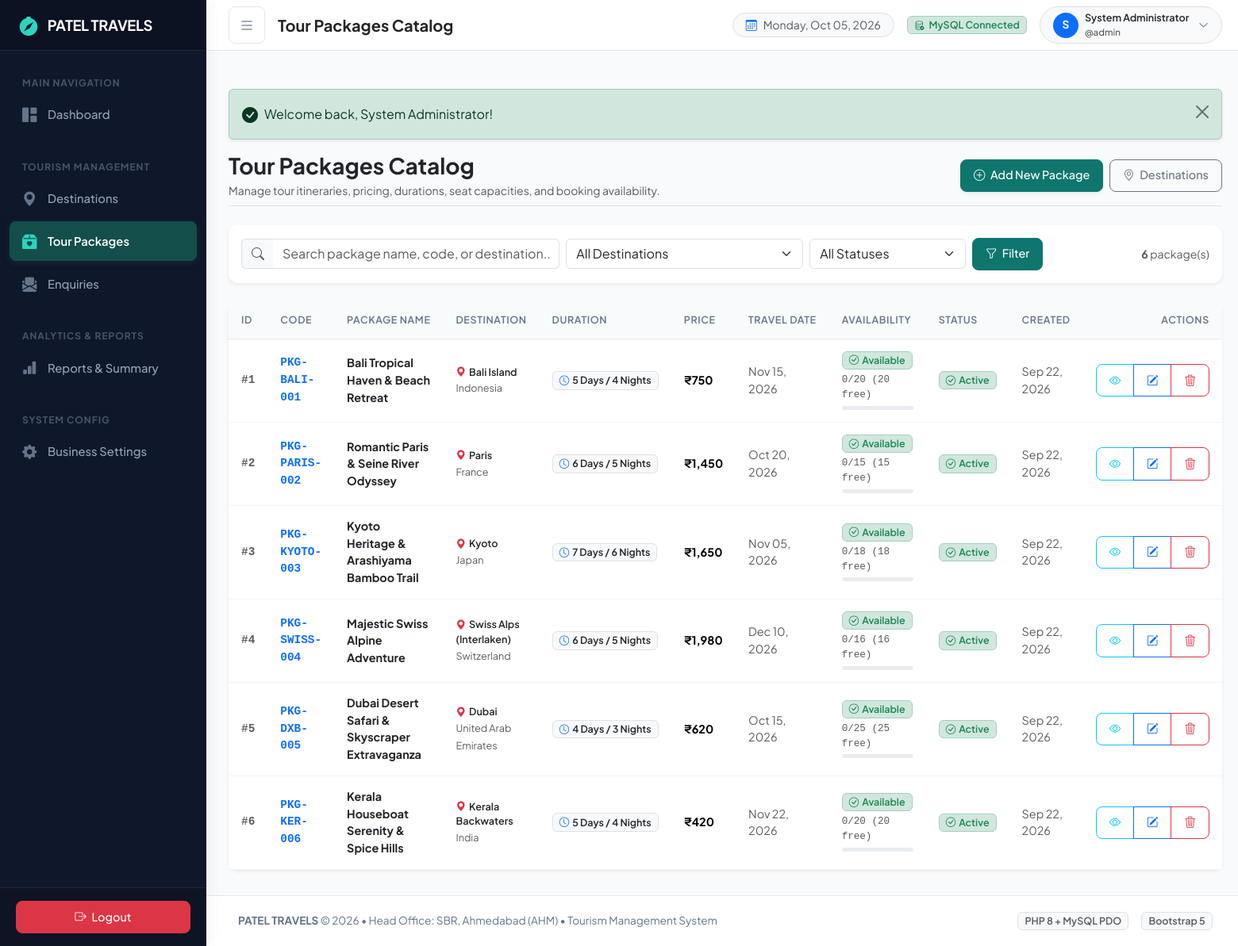
/admin/packages/index.php (signed in), run on an earlier commit of the app's database.
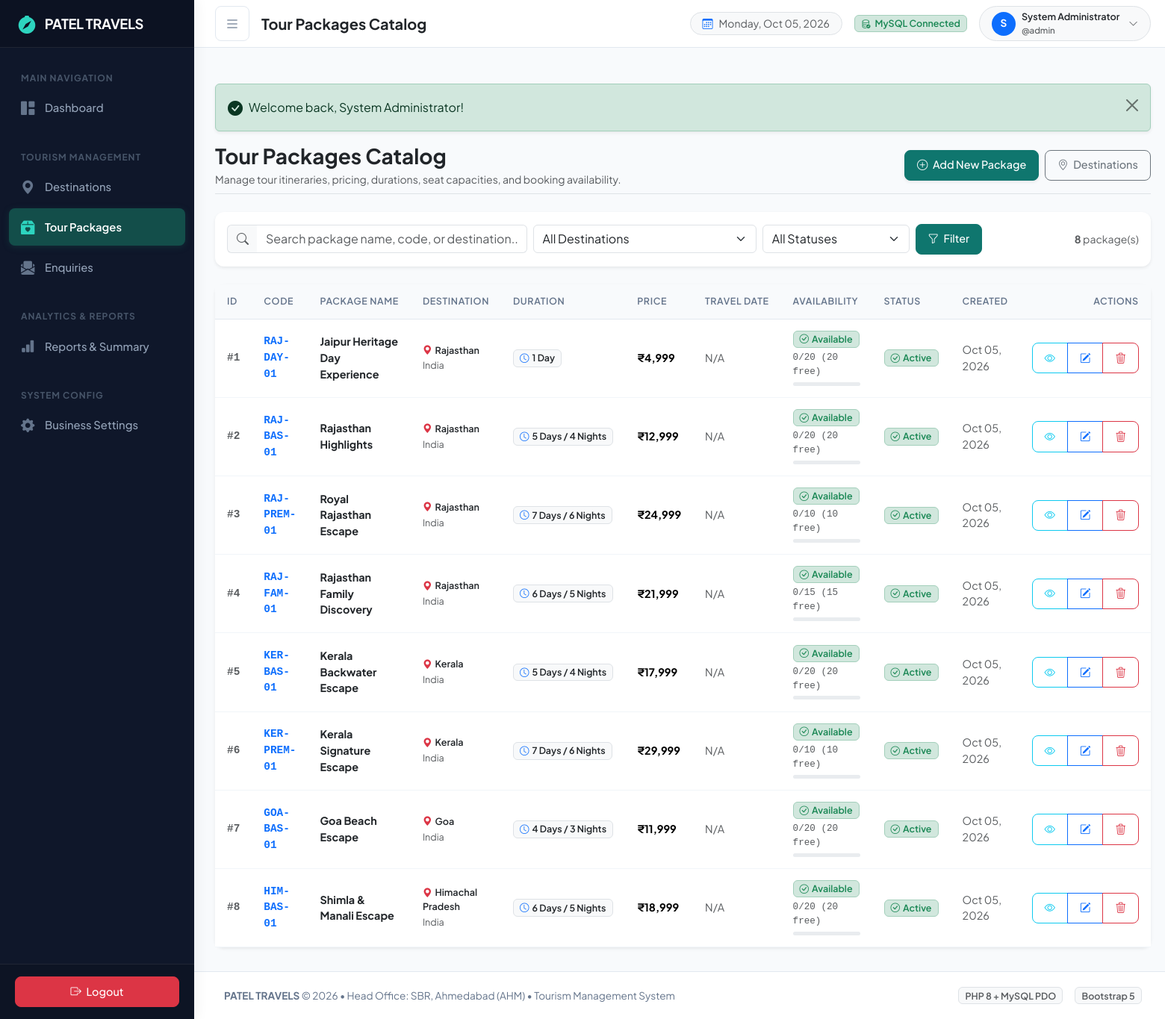
And on a later commit of the database.
### tables this page shows
CREATE TABLE `packages` (
  `package_id` int(11) NOT NULL AUTO_INCREMENT,
  `package_code` varchar(50) NOT NULL,
  `package_name` varchar(150) NOT NULL,
  `slug` varchar(150) DEFAULT NULL,
  `seo_title` varchar(255) DEFAULT NULL,
  `seo_description` text DEFAULT NULL,
  `best_time` varchar(150) DEFAULT NULL,
  `destination_id` int(11) NOT NULL,
  `plan_type` varchar(50) DEFAULT 'Custom',
  `duration` varchar(50) NOT NULL,
  `duration_days` int(11) DEFAULT 0,
  `price` decimal(10,2) NOT NULL,
  `price_type` varchar(50) DEFAULT 'Per Person',
  `price_note` varchar(255) DEFAULT 'Final quote depends on dates, accommodation, group size and selected services.',
  `maximum_capacity` int(11) NOT NULL DEFAULT 20,
  `travel_date` date DEFAULT NULL,
  `description` text DEFAULT NULL,
  `included_services` text DEFAULT NULL,
  `excluded_services` text DEFAULT NULL,
  `image` varchar(255) DEFAULT NULL,
  `featured` tinyint(1) DEFAULT 0,
  `display_order` int(11) DEFAULT 0,
  `status` enum('active','inactive','sold_out') DEFAULT 'active',
  `created_at` datetime DEFAULT current_timestamp(),
  `updated_at` datetime DEFAULT current_timestamp() ON UPDATE current_timestamp(),
  PRIMARY KEY (`package_id`),
  UNIQUE KEY `package_code` (`package_code`),
  KEY `idx_package_destination` (`destination_id`),
  KEY `idx_package_status` (`status`),
  CONSTRAINT `fk_packages_destination` FOREIGN KEY (`destination_id`) REFERENCES `destinations` (`destination_id`) ON UPDATE CASCADE
);

CREATE TABLE `destinations` (
  `destination_id` int(11) NOT NULL AUTO_INCREMENT,
  `destination_name` varchar(100) NOT NULL,
  `slug` varchar(150) DEFAULT NULL,
  `seo_title` varchar(255) DEFAULT NULL,
  `seo_description` text DEFAULT NULL,
  `country` varchar(100) NOT NULL,
  `state` varchar(100) DEFAULT NULL,
  `description` text DEFAULT NULL,
  `best_season` varchar(150) DEFAULT NULL,
  `image` varchar(255) DEFAULT NULL,
  `featured` tinyint(1) DEFAULT 0,
  `status` enum('active','inactive') DEFAULT 'active',
  `created_at` datetime DEFAULT current_timestamp(),
  `updated_at` datetime DEFAULT current_timestamp() ON UPDATE current_timestamp(),
  PRIMARY KEY (`destination_id`),
  KEY `idx_destination_status` (`status`)
);

### admin/packages/index.php (the view, shortened to what the rows shown need)
<?php
require_once __DIR__ . '/../../includes/auth.php';
$pdo = getDBConnection();
$sql = '
    SELECT p.package_id, p.package_code, p.package_name, p.destination_id, p.duration, p.price,
           p.maximum_capacity, p.travel_date, p.description, p.included_services, p.excluded_services,
           p.image, p.status, p.created_at,
           d.destination_name, d.country,
           COALESCE(SUM(CASE WHEN e.status IN ("quoted", "confirmed") THEN e.travellers ELSE 0 END), 0) AS booked_count,
           (SELECT COUNT(*) FROM enquiries e2 WHERE e2.package_id = p.package_id) AS total_reservations
    FROM packages p
    INNER JOIN destinations d ON p.destination_id = d.destination_id
    LEFT JOIN enquiries e ON p.package_id = e.package_id
    WHERE 1=1
';
$params = [];
$sql .= ' GROUP BY p.package_id, p.package_code, p.package_name, p.destination_id, p.duration, p.price,
                   p.maximum_capacity, p.travel_date, p.description, p.included_services, p.excluded_services,
                   p.image, p.status, p.created_at, d.destination_name, d.country
          ORDER BY p.created_at DESC';
$stmt = $pdo->prepare($sql);
$stmt->execute($params);
$packages = $stmt->fetchAll();
require_once __DIR__ . '/../../includes/header.php';
require_once __DIR__ . '/../../includes/navbar.php';
?>
<div class="container-fluid p-0">
    <div class="card border-0 shadow-sm">
        <div class="table-responsive">
            <table class="table table-hover align-middle mb-0">
                <thead>
                    <tr>
                        <th style="width: 60px;">ID</th>
                        <th>Code</th>
                        <th>Package Name</th>
                        <th>Destination</th>
                        <th>Duration</th>
                        <th>Price</th>
                        <th>Travel Date</th>
                        <th>Availability</th>
                        <th>Status</th>
                        <th class="small">Created</th>
                        <th class="text-end" style="min-width: 140px;">Actions</th>
                    </tr>
                </thead>
                <tbody>
                    <?php if (empty($packages)): ?>
                        <tr>
                            <td colspan="11" class="text-center py-5 text-muted">
                                <i class="bi bi-box2-heart fs-1 d-block mb-2 text-muted"></i>
                                <h6 class="fw-bold text-dark">No Tour Packages Found</h6>
                                <p class="small text-muted mb-3">No packages match your search or filter criteria.</p>
                                <a href="<?= url('admin/packages/create.php') ?>" class="btn btn-sm btn-primary">
                                    <i class="bi bi-plus-lg me-1"></i> Add Package Now
                                </a>
                            </td>
                        </tr>
                    <?php else: ?>
                        <?php foreach ($packages as $pkg): ?>
                            <?php
                            $pkgId = (int)$pkg['package_id'];
                            $capacity = (int)$pkg['maximum_capacity'];
                            $booked = (int)$pkg['booked_count'];
                            $available = max(0, $capacity - $booked);
                            $fillRate = $capacity > 0 ? min(100, round(($booked / $capacity) * 100)) : 0;
                            $resCount = (int)$pkg['total_reservations'];
                            if ($available <= 0) {
                                $availLabel = '<span class="badge bg-danger-subtle text-danger border border-danger-subtle px-2 py-1"><i class="bi bi-x-circle me-1"></i>Sold Out</span>';
                            } elseif ($fillRate >= 50) {
                                $availLabel = '<span class="badge bg-warning-subtle text-warning-emphasis border border-warning-subtle px-2 py-1"><i class="bi bi-exclamation-triangle me-1"></i>Limited</span>';
                            } else {
                                $availLabel = '<span class="badge bg-success-subtle text-success border border-success-subtle px-2 py-1"><i class="bi bi-check-circle me-1"></i>Available</span>';
                            }
                            ?>
                            <tr>
                                <td class="fw-bold font-monospace text-muted small">#<?= $pkgId ?></td>
                                <td class="font-monospace fw-bold text-primary small">
                                    <a href="<?= url('admin/packages/view.php?id=' . $pkgId) ?>" class="text-decoration-none">
                                        <?= htmlspecialchars($pkg['package_code'], ENT_QUOTES, 'UTF-8') ?>
                                    </a>
                                </td>
                                <td>
                                    <a href="<?= url('admin/packages/view.php?id=' . $pkgId) ?>" class="fw-bold text-dark text-decoration-none">
                                        <?= htmlspecialchars($pkg['package_name'], ENT_QUOTES, 'UTF-8') ?>
                                    </a>
                                </td>
                                <td>
                                    <div class="fw-semibold small text-dark">
                                        <i class="bi bi-geo-alt-fill text-danger me-1"></i><?= htmlspecialchars($pkg['destination_name'], ENT_QUOTES, 'UTF-8') ?>
                                    </div>
                                    <span class="text-muted small"><?= htmlspecialchars($pkg['country'], ENT_QUOTES, 'UTF-8') ?></span>
                                </td>
                                <td>
                                    <span class="badge bg-light text-dark border">
                                        <i class="bi bi-clock me-1 text-primary"></i><?= htmlspecialchars($pkg['duration'], ENT_QUOTES, 'UTF-8') ?>
                                    </span>
                                </td>
                                <td class="fw-bold"><?= format_currency($pkg['price']) ?></td>
                                <td class="small text-muted"><?= format_date($pkg['travel_date']) ?></td>
                                <td>
                                    <div class="mb-1"><?= $availLabel ?></div>
                                    <div class="small text-muted font-monospace"><?= $booked ?>/<?= $capacity ?> <span class="text-muted">(<?= $available ?> free)</span></div>
                                    <div class="progress mt-1" style="height: 5px; width: 90px;">
                                    </div>
                                </td>
                                <td><?= get_status_badge($pkg['status']) ?></td>
                                <td class="small text-muted"><?= format_date($pkg['created_at']) ?></td>
                                <td class="text-end">
                                    <div class="btn-group btn-group-sm" role="group">
                                        <a href="<?= url('admin/packages/view.php?id=' . $pkgId) ?>"
                                           class="btn btn-outline-info" title="View Details">
                                            <i class="bi bi-eye"></i>
                                        </a>
                                        <a href="<?= url('admin/packages/edit.php?id=' . $pkgId) ?>"
                                           class="btn btn-outline-primary" title="Edit Package">
                                            <i class="bi bi-pencil-square"></i>
                                        </a>
                                        <button type="button"
                                                class="btn btn-outline-danger btn-delete-package"
                                                data-bs-toggle="modal"
                                                data-bs-target="#deletePackageModal"
                                                data-id="<?= $pkgId ?>"
                                                data-name="<?= htmlspecialchars($pkg['package_name'], ENT_QUOTES, 'UTF-8') ?>"
                                                data-code="<?= htmlspecialchars($pkg['package_code'], ENT_QUOTES, 'UTF-8') ?>"
                                                data-reservations="<?= $resCount ?>"
                                                title="Delete or Deactivate Package">
                                            <i class="bi bi-trash3"></i>
                                        </button>
                                    </div>
                                </td>
                            </tr>
                        <?php endforeach; ?>
                    <?php endif; ?>
                </tbody>
            </table>
        </div>
    </div>
</div>
<?php
require_once __DIR__ . '/../../includes/footer.php';
?>

### includes/auth.php (shortened to what the rows shown need)
<?php
function url(string $path = ''): string
{
    $cleanPath = ltrim($path, '/');
    return BASE_PATH . '/' . $cleanPath;
}
function format_currency(float|int|string $amount): string
{
    $amount = (float)$amount;
    $isNegative = $amount < 0;
    $amount = abs($amount);
    $parts = explode('.', number_format($amount, 2, '.', ''));
    $whole = $parts[0];
    $fraction = $parts[1];
    $last3 = substr($whole, -3);
    $rest = substr($whole, 0, -3);
    if ($rest != '') {
        $rest = preg_replace('/\B(?=(\d{2})+(?!\d))/', ',', $rest) . ',';
    }
    $formatted = $rest . $last3;
    if ($fraction === '00') {
        return '₹' . $formatted;
    }
    return '₹' . $formatted . '.' . $fraction;
}
function format_date(?string $dateStr, string $format = 'M d, Y'): string
{
    if (empty($dateStr)) {
        return 'N/A';
    }
    $timestamp = strtotime($dateStr);
    return $timestamp ? date($format, $timestamp) : 'N/A';
}
function get_status_badge(string $status): string
{
    $statusLower = strtolower(trim($status));
    return match ($statusLower) {
        'confirmed', 'active' => '<span class="badge bg-success-subtle text-success border border-success-subtle px-2 py-1"><i class="bi bi-check-circle me-1"></i>' . ucfirst($statusLower) . '</span>',
        'pending'             => '<span class="badge bg-warning-subtle text-warning-emphasis border border-warning-subtle px-2 py-1"><i class="bi bi-clock-history me-1"></i>' . ucfirst($statusLower) . '</span>',
        'cancelled', 'inactive' => '<span class="badge bg-danger-subtle text-danger border border-danger-subtle px-2 py-1"><i class="bi bi-x-circle me-1"></i>' . ucfirst($statusLower) . '</span>',
        'sold_out'            => '<span class="badge bg-secondary-subtle text-secondary border border-secondary-subtle px-2 py-1"><i class="bi bi-slash-circle me-1"></i>Sold Out</span>',
        default               => '<span class="badge bg-light text-dark border px-2 py-1">' . htmlspecialchars(ucfirst($status), ENT_QUOTES, 'UTF-8') . '</span>',
    };
}

What changed in the data, as far as the page shows it:
changed packages id 1: package_code "PKG-BALI-001" → "RAJ-DAY-01"; package_name "Bali Tropical Haven & Beach Retreat" → "Jaipur Heritage Day Experience"; destination.destination_name "Bali Island" → "Rajasthan"; destination.country "Indonesia" → "India"; duration "5 Days / 4 Nights" → "1 Day"; price "₹750" → "₹4,999"; travel_date "Nov 15, 2026" → "N/A"; created_at "Sep 22, 2026" → "Oct 05, 2026"
changed packages id 2: package_code "PKG-PARIS-002" → "RAJ-BAS-01"; package_name "Romantic Paris & Seine River Odyssey" → "Rajasthan Highlights"; destination.destination_name "Paris" → "Rajasthan"; destination.country "France" → "India"; duration "6 Days / 5 Nights" → "5 Days / 4 Nights"; price "₹1,450" → "₹12,999"; travel_date "Oct 20, 2026" → "N/A"; maximum_capacity "15" → "20"; created_at "Sep 22, 2026" → "Oct 05, 2026"
changed packages id 3: package_code "PKG-KYOTO-003" → "RAJ-PREM-01"; package_name "Kyoto Heritage & Arashiyama Bamboo Trail" → "Royal Rajasthan Escape"; destination.destination_name "Kyoto" → "Rajasthan"; destination.country "Japan" → "India"; price "₹1,650" → "₹24,999"; travel_date "Nov 05, 2026" → "N/A"; maximum_capacity "18" → "10"; created_at "Sep 22, 2026" → "Oct 05, 2026"
changed packages id 4: package_code "PKG-SWISS-004" → "RAJ-FAM-01"; package_name "Majestic Swiss Alpine Adventure" → "Rajasthan Family Discovery"; destination.destination_name "Swiss Alps (Interlaken)" → "Rajasthan"; destination.country "Switzerland" → "India"; price "₹1,980" → "₹21,999"; travel_date "Dec 10, 2026" → "N/A"; maximum_capacity "16" → "15"; created_at "Sep 22, 2026" → "Oct 05, 2026"
changed packages id 5: package_code "PKG-DXB-005" → "KER-BAS-01"; package_name "Dubai Desert Safari & Skyscraper Extravaganza" → "Kerala Backwater Escape"; destination.destination_name "Dubai" → "Kerala"; destination.country "United Arab Emirates" → "India"; duration "4 Days / 3 Nights" → "5 Days / 4 Nights"; price "₹620" → "₹17,999"; travel_date "Oct 15, 2026" → "N/A"; maximum_capacity "25" → "20"; created_at "Sep 22, 2026" → "Oct 05, 2026"
changed packages id 6: package_code "PKG-KER-006" → "KER-PREM-01"; package_name "Kerala Houseboat Serenity & Spice Hills" → "Kerala Signature Escape"; destination.destination_name "Kerala Backwaters" → "Kerala"; duration "5 Days / 4 Nights" → "7 Days / 6 Nights"; price "₹420" → "₹29,999"; travel_date "Nov 22, 2026" → "N/A"; maximum_capacity "20" → "10"; created_at "Sep 22, 2026" → "Oct 05, 2026"
added packages: package_id "7", package_code "GOA-BAS-01", package_name "Goa Beach Escape", destination.destination_name "Goa", destination.country "India", duration "4 Days / 3 Nights", price "₹11,999", travel_date "N/A", shows "Available", booked "0", maximum_capacity "20", status "Active", created_at "Oct 05, 2026"
added packages: package_id "8", package_code "HIM-BAS-01", package_name "Shimla & Manali Escape", destination.destination_name "Himachal Pradesh", destination.country "India", duration "6 Days / 5 Nights", price "₹18,999", travel_date "N/A", shows "Available", booked "0", maximum_capacity "20", status "Active", created_at "Oct 05, 2026"
Also different on the page:
$totalPackages: "6" → "8"
